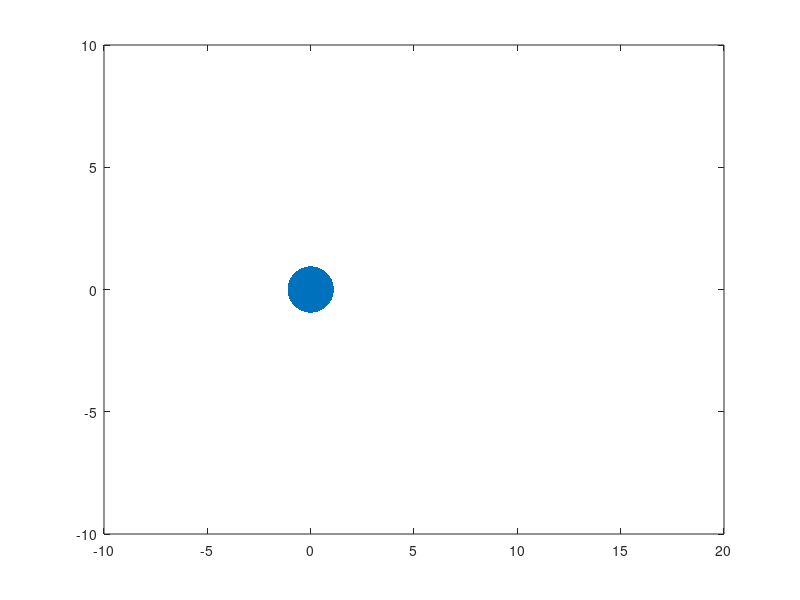

This figure's MATLAB source: (Note: this script raises an error after producing the figure.)
clc;close all;clear all;
%%

global KEY_IS_PRESSED
KEY_IS_PRESSED = 0;
gcf;
set(gcf, 'KeyPressFcn', @myKeyPressFcn);

%%

m = 10;

k = 1;

kb = 1.38e-23;
dt = 0.1;
l = 2;
g = 1e-6;
xi = 1;
D = 1/g;

N=2;

T = [];

for n = 1:N
    x(1,n) = randi(10);
    y(1,n) = randi(10);
    v0(1,n) = (-1)^(randi(N));
    v0(2,n) = (-1)^(randi(N));
end

figure(1)
h1=plot(0,0,'MarkerSize',100,'Marker','.','LineWidth',5);
axis([-10 20 -10 10]);
set(gca,'nextplot','replacechildren');
figure(2)
h2=animatedline;


%%

for n = 1:N
    C3 = dt^2*force(x(1,:),y(1,:),n,l)/(2*m);

    x(2,n) = x(1,n) + C3(1) + dt*v0(1,n);
    y(2,n) = y(1,n) + C3(2) + dt*v0(2,n);
end

set(h1,'XData',x(end,:),'YData',y(end,:));

drawnow;

%%

for t = 2:10000
    
    for n =1:N
        
        C3 = dt^2*force(x(t,:),y(t,:),n,l)/m;
        
        x(t+1,n) = 2*x(t,n) + C3(1) - x(t-1,n);
        y(t+1,n) = 2*y(t,n) + C3(2) - y(t-1,n);
        
    end
    
    T = temperature(x,y,N,kb,dt,m);
    addpoints(h2,t,T);
    set(h1,'XData',x(end,:),'YData',y(end,:));
    
    drawnow;
    
    if KEY_IS_PRESSED
        close all;
        break;
    end
    
end


%%

function F = force(x,y,n,k,a)

F = [0 0];

if n-1 >= 1
    
    dx = x(n)-x(n-1);
    dy = y(n)-y(n-1);
    
    theta = atan2(dy,dx);
    
    r = sqrt(dx^2+dy^2);
    delta = r-a;
    
    F(1) = F(1) - k*((delta)*cos(theta));
    F(2) = F(2) - k*((delta)*sin(theta));
    
end

if n+1 <= length(x)
    
    dx = x(n)-x(n+1);
    dy = y(n)-y(n+1);
    
    theta = atan2(dy,dx);
    
    r = sqrt(dx^2+dy^2);
    delta = r-a;
    
    F(1) = F(1) - k*((delta)*cos(theta));
    F(2) = F(2) - k*((delta)*sin(theta));
    
end

end


function T = temperature(x,y,N,k,dt,m)

T = 0;
C = m/(8*k*N*dt^2);

for i = 1:N
    
    vx = 3*x(end,i)-4*x(end-1,i)+x(end-2,i);
    vy = 3*y(end,i)-4*y(end-1,i)+y(end-2,i);
    
    v2 = vx^2+vy^2;
    
    T = T + v2;
    
end

T = C*T;

end


function myKeyPressFcn(hObject, event)
global KEY_IS_PRESSED
KEY_IS_PRESSED  = 1;
end
